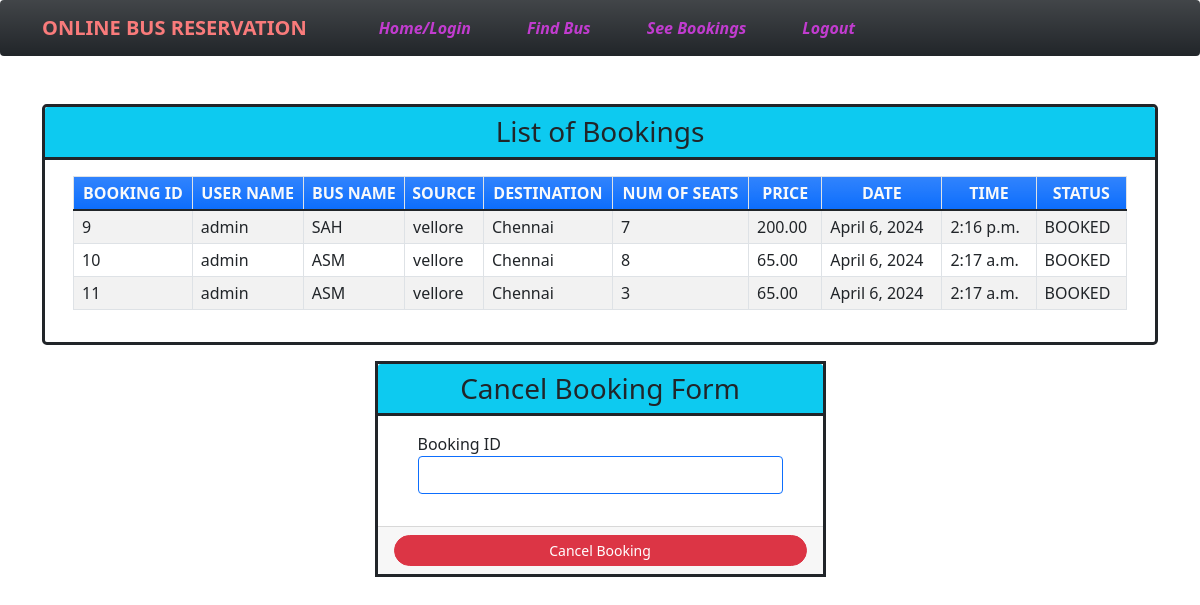
/seebookings (signed in), run on the app's committed database.
### myapp/models.py (models this page shows, shortened)
class Book(models.Model):
    BOOKED = 'B'
    CANCELLED = 'C'
    TICKET_STATUSES = ((BOOKED, 'Booked'),
                       (CANCELLED, 'Cancelled'),)
    email = models.EmailField()
    name = models.CharField(max_length=30)
    userid =models.DecimalField(decimal_places=0, max_digits=2)
    busid=models.DecimalField(decimal_places=0, max_digits=2)
    bus_name = models.CharField(max_length=30)
    source = models.CharField(max_length=30)
    dest = models.CharField(max_length=30)
    nos = models.DecimalField(decimal_places=0, max_digits=2)
    price = models.DecimalField(decimal_places=2, max_digits=6)
    date = models.DateField()
    time = models.TimeField()
    status = models.CharField(choices=TICKET_STATUSES, default=BOOKED, max_length=2)
    class Meta:
        verbose_name_plural = "List of Books"

### myapp/views.py (the view)
# urls.py: path('seebookings', views.seebookings, name="seebookings"),
@login_required(login_url='signin')
def seebookings(request,new={}):
    context = {}
    id_r = request.user.id
    book_list = Book.objects.filter(userid=id_r)
    if book_list:
        return render(request, 'myapp/booklist.html', locals())
    else:
        context["error"] = "Sorry no buses booked"
        return render(request, 'myapp/findbus.html', context)

### myapp/templates/myapp/booklist.html (shortened to what this page needs)
{% extends 'myapp/base.html' %} {% block content %}
<div class="container my-5">
    <div class="card rounded-3 border border-3 border-dark">
        <div class="card-header bg-info border-bottom border-3 border-dark">
            <div class="card-title h3 mb-0 text-center">List of Bookings</div>
        </div>
        <div class="card-body">
            <div class="container-fluid">
                <table class="table table-bordered table-striped">
                    <thead>
                        <tr class="bg-gradient bg-primary text-light">
                            <th class="p-1 text-center">BOOKING ID</th>
                            <th class="p-1 text-center">USER NAME</th>
                            <th class="p-1 text-center">BUS NAME</th>
                            <th class="p-1 text-center">SOURCE</th>
                            <th class="p-1 text-center">DESTINATION</th>
                            <th class="p-1 text-center">NUM OF SEATS</th>
                            <th class="p-1 text-center">PRICE</th>
                            <th class="p-1 text-center">DATE</th>
                            <th class="p-1 text-center">TIME</th>
                            <th class="p-1 text-center">STATUS</th>
                        </tr>
                    </thead>
                    {% for row in book_list %}
                    <tr>
                        <td class="px-2 py-1 align-middle">{{row.id}}</td>
                        <td class="px-2 py-1 align-middle">{{row.name}}</td>
                        <td class="px-2 py-1 align-middle">{{row.bus_name}}</td>
                        <td class="px-2 py-1 align-middle">{{row.source}}</td>
                        <td class="px-2 py-1 align-middle">{{row.dest}}</td>
                        <td class="px-2 py-1 align-middle">{{row.nos}}</td>
                        <td class="px-2 py-1 align-middle">{{row.price}}</td>
                        <td class="px-2 py-1 align-middle">{{row.date}}</td>
                        <td class="px-2 py-1 align-middle">{{row.time}}</td>
                        <td class="px-2 py-1 align-middle">{{row.status}}</td>
                    </tr>
                    {% endfor %}
                </table>
            </div>
        </div>
    </div>
    <div class="row mt-3 justify-content-center ">
        <div class="col-lg-5 col-md-7 col-sm-10 col-xs-12 ">
            <div class="card rounded-0 border border-3 border-dark">
                <div class="card-header bg-info border-bottom border-3 border-dark">
                    <div class="card-title h3 mb-0 text-center">Cancel Booking Form</div>
                </div>
                <div class="card-body">
                    <div class="container-fluid">
                        <form action="{% url 'cancellings' %}" method="post" id="cancel-form">
                            <div class="mb-3">
                                <label for="bus_id" class="control-label ">Booking ID</label>
                                <input name='bus_id' class="form-control border border-primary" type="number" id="bus_id">
                            </div>
                        </form>
                    </div>
                </div>
                <div class="card-footer text-center">
                    <button class="btn btn-sm rounded-pill btn-danger w-100" form="cancel-form">Cancel Booking</button>
                </div>
            </div>
        </div>
    </div>
</div>
{% endblock %}

### myapp/templates/myapp/base.html (shortened to what this page needs)
<!doctype html>
<html lang="en">
<head>
    <link rel="stylesheet" href="https://cdn.jsdelivr.net/npm/bootstrap@5.1.3/dist/css/bootstrap.min.css">
</head>
<body>
<nav class="navbar navbar-expand-lg navbar-light bg-gradient bg-dark rounded-2">
    <div class="container">
            <a class="navbar-brand fw-bold pe-5" href="#" style="color: rgb(249, 123, 123);">ONLINE BUS RESERVATION</a>
        <div class="collapse navbar-collapse" id="navbarNavAltMarkup">
            <div class="navbar-nav" >
                <a class="nav-item nav-link active pe-5 fw-bold fst-italic" href="{% url 'home' %}" style="color: rgb(193, 60, 207);">Home/Login</a>
                <a class="nav-item nav-link pe-5 fw-bold fst-italic" href="{% url 'findbus' %}" style="color: rgb(193, 60, 207);">Find Bus</a>
                <a class="nav-item nav-link pe-5 fw-bold fst-italic" href="{% url 'seebookings' %}" style="color: rgb(193, 60, 207);">See Bookings</a>
                {% if request.user.is_active %}
                <a class="nav-item nav-link pe-5 fw-bold fst-italic" href="{% url 'signout' %}" style="color: rgb(193, 60, 207);">Logout</a>
                {% else %}
                <a class="nav-item nav-link pe-5 fw-bold fst-italic" href="{% url 'signup' %}" style="color: rgb(193, 60, 207);">Registration</a>
                {% endif %}
            </div>
        </div>
    </div>
</nav>
{% block content %}
{% endblock %}
</body>
</html>

### myapp/templates/myapp/base.html (style rules this page uses)
body { background-image: url(https://th.bing.com/th/id/R.e845be2cd01577f259d87bd3828eca2f?rik=pfNIz4aSgf0hQA&riu=http%3a%2f%2fs0.geograph.org.uk%2fgeophotos%2f02%2f25%2f51%2f2255114_a372cb6e.jpg&ehk=07LVLSw64P43t9x1ANfRQ1lHPWV%2bSobjhrNhLtXsj6A%3d&risl=&pid=ImgRaw&r=0&sres=1&sresct=1); background-repeat: no-repeat; background-size: cover; }

### data on the page
Book: id "9", name "admin", bus_name "SAH", source "vellore", dest "Chennai", nos "7", price "200.00", date "April 6, 2024", time "2:16 p.m.", status "BOOKED"
Book: id "10", name "admin", bus_name "ASM", source "vellore", dest "Chennai", nos "8", price "65.00", date "April 6, 2024", time "2:17 a.m.", status "BOOKED"
Book: id "11", name "admin", bus_name "ASM", source "vellore", dest "Chennai", nos "3", price "65.00", date "April 6, 2024", time "2:17 a.m.", status "BOOKED"
